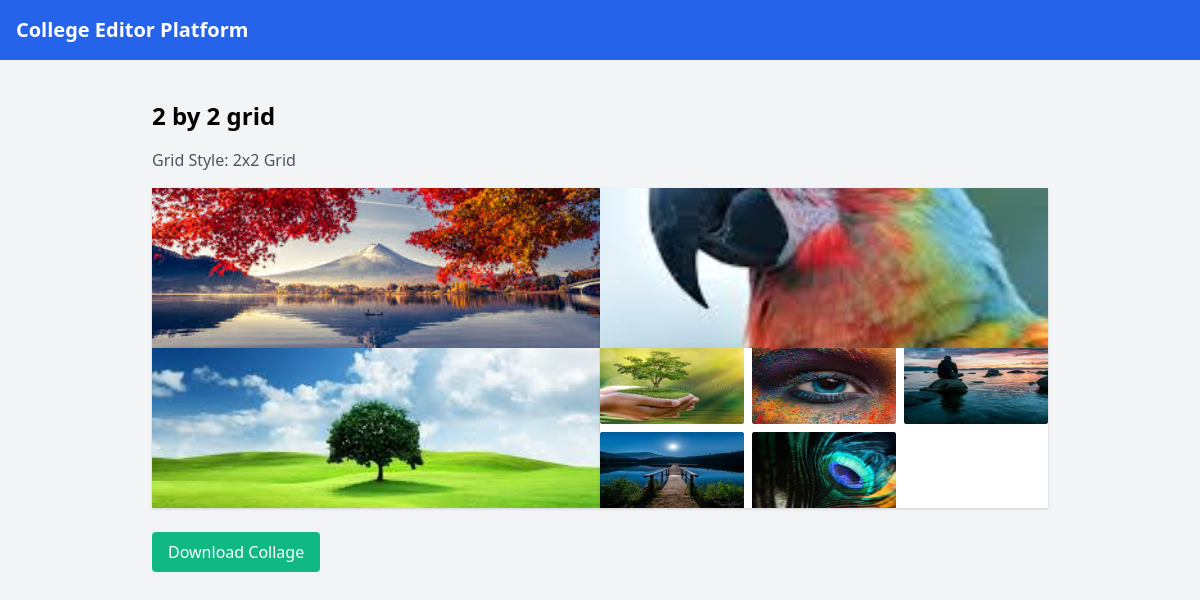
The page /collage/25/ on the database its author committed.
### collage/models.py (models this page shows, shortened)
class Collage(models.Model):
    GRID_STYLE_CHOICES = [
        ('2x2', '2x2 Grid'),
        ('3x3', '3x3 Grid'),
        ('4x4', '4x4 Grid'),
        ('2x3', '2x3 Grid'),
        ('3x2', '3x2 Grid'),
        ('4x3', '4x3 Grid'),
        ('3x4', '3x4 Grid'),
    ]
    title = models.CharField(max_length=255)
    grid_style = models.CharField(max_length=10, choices=GRID_STYLE_CHOICES, default='3x3')
    created_at = models.DateTimeField(auto_now_add=True)

class ImageItem(models.Model):
    collage = models.ForeignKey(Collage, related_name='images', on_delete=models.CASCADE)
    image = models.ImageField(upload_to='collage_images/')

### collage/views.py (the view)
# urls.py: path('collage/<int:collage_id>/', views.collage_display, name='collage_display'),
def collage_display(request, collage_id):
    collage = get_object_or_404(Collage, id=collage_id)
    images = collage.images.all()
    grid_style = collage.grid_style
    if 'x' in grid_style:
        cols = int(grid_style.split('x')[0])
    else:
        cols = 3  # default
    return render(request, 'collage/display.html', {
        'collage': collage,
        'images': images,
        'grid_cols': cols
    })

### collage/templates/collage/display.html (shortened to what this page needs)
{% extends 'base.html' %}
{% block content %}
<div class="max-w-4xl mx-auto mt-10">
    <h2 class="text-2xl font-bold mb-4">{{ collage.title }}</h2>
    <p class="text-gray-600 mb-4">Grid Style: {{ collage.get_grid_style_display }}</p>
    <div id="collage-grid" class="grid gap-0" style="grid-template-columns: repeat({{ grid_cols }}, 1fr);">
        {% for image in images %}
        <div>
            <img src="{{ image.image.url }}" class="w-full h-40 object-cover rounded-none shadow" />
        </div>
        {% endfor %}
    </div>
    <button id="download-btn" class="mt-6 bg-green-500 text-white px-4 py-2 rounded">Download Collage</button>
</div>
{% endblock %}

### rows shown on the page
Collage: title "2 by 2 grid", grid_style "2x2 Grid"
ImageItem: image (picture)
ImageItem: image (picture)
ImageItem: image (picture)
ImageItem: image (picture)
